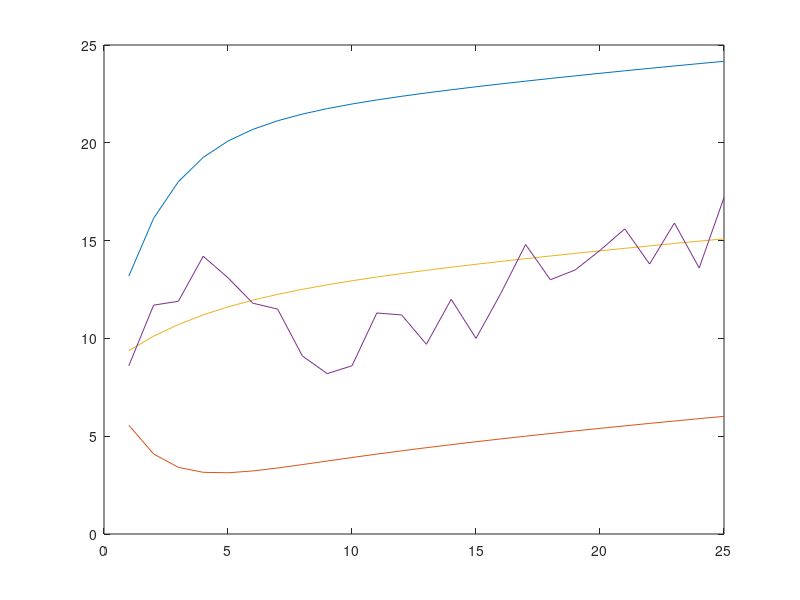

Source code (MATLAB):
load T_lund.mat


t = T_lund(:,1);  Y = T_lund(:,2);  n = length(Y);
X = [ones(n,1) sin(2*pi*t/365) cos(2*pi*t/365)];
beta = regress(Y, X);eta = Y-X*beta;plot(t, Y, 'b', t, X*beta, 'r');datetick
alpha = regress(eta(2:end),eta(1:end - 1));
v = eta(2:end) - eta(1:end - 1)*alpha;
sigma = std(v);

t0 = 500;
esty = zeros(25,1);
vary = [sigma; zeros(24,1)];
for k = 1:25
    esty(k,1) = X(t0 + k - 1,:)*beta + (alpha^k)*eta(t0);
    if k > 1
        vary(k,1) = vary(k - 1,1) + alpha^(2*(k - 1))*sigma;
    end
end
 plot([(esty + 1.96*vary),(esty - 1.96*vary),esty,Y(t0:t0+24)])